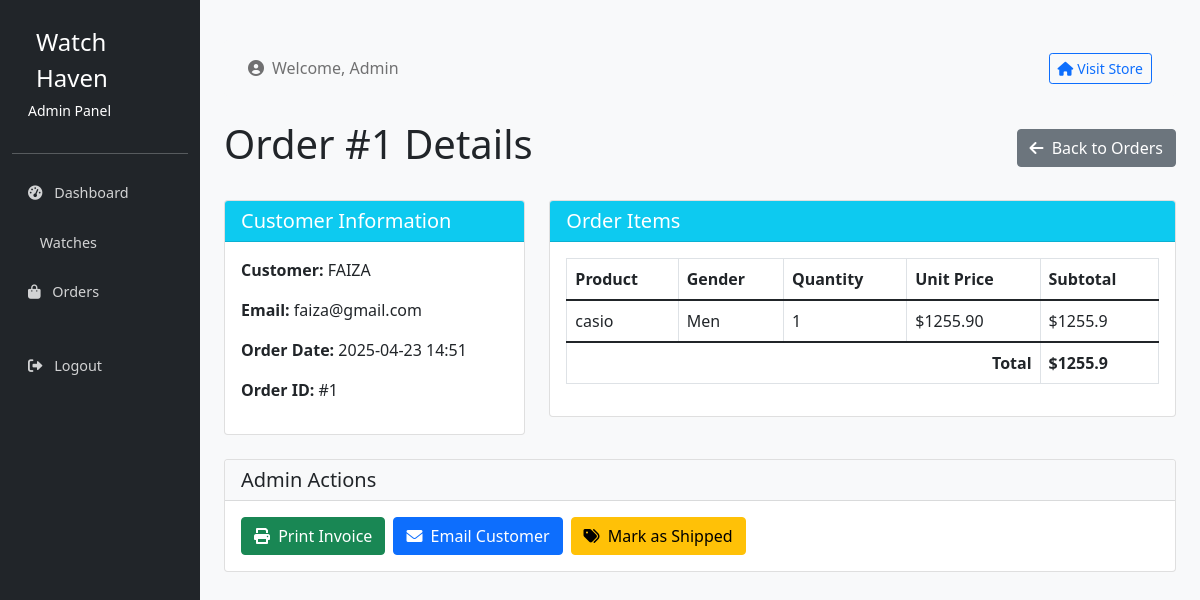
The app's page /admin/order/1 (signed in), older data.
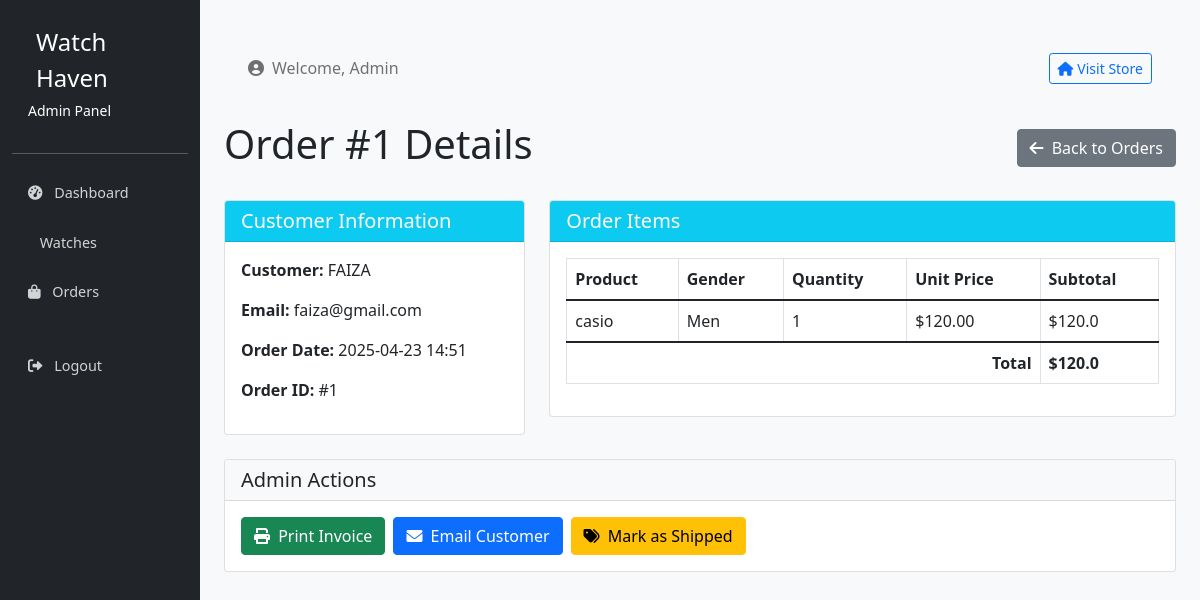
The same page, newer data.
### models.py (models this page shows, shortened)
class OrderItems(db.Model):
    id = db.Column(db.Integer, primary_key=True, autoincrement=True)
    order_id = db.Column(db.Integer, db.ForeignKey('orders.id'))
    watch_id = db.Column(db.Integer, db.ForeignKey('watches.id'))
    quantity = db.Column(db.Integer, default=1)

class Watches(db.Model):
    id = db.Column(db.Integer, primary_key=True, autoincrement=True)
    name = db.Column(db.String(100))
    price = db.Column(db.Numeric(10, 2))
    gender = db.Column(db.Enum('men', 'women'))
    cart_items = db.relationship('Cart', backref='watch', lazy=True)
    order_items = db.relationship('OrderItems', backref='watch', lazy=True)

### routes.py (the view)
@app.route('/admin/order/<int:id>')
def admin_order_detail(id):
    return AdminOrderRoutes.order_detail(id)

### routes.py (called while the page is built)
    @staticmethod
    def check_admin():
        if 'user_id' not in session or session['user_role'] != 'admin':
            return False
        return True

    @classmethod
    def order_detail(cls, id):
        if not cls.check_admin():
            flash('Unauthorized access!')
            return redirect(url_for('index'))
        order = Orders.query.get_or_404(id)
        items = db.session.query(OrderItems, Watches).join(Watches).filter(OrderItems.order_id == order.id).all()
        total = sum(float(item[1].price) * item[0].quantity for item in items)
        return render_template('admin/order_detail.html', order=order, items=items, total=total)

### templates/admin/order_detail.html (shortened to what this page needs)
{% extends "admin/layout.html" %}
{% block content %}
<div class="d-flex justify-content-between align-items-center mb-4">
    <h1>Order #{{ order.id }} Details</h1>
    <a href="{{ url_for('admin_orders') }}" class="btn btn-secondary">
        <i class="fas fa-arrow-left me-1"></i> Back to Orders
    </a>
</div>
<div class="row">
    <div class="col-md-4 mb-4">
        <div class="card">
            <div class="card-header bg-info text-white">
                <h5 class="mb-0">Customer Information</h5>
            </div>
            <div class="card-body">
                <p><strong>Customer:</strong> {{ order.user.name }}</p>
                <p><strong>Email:</strong> {{ order.user.email }}</p>
                <p><strong>Order Date:</strong> {{ order.created_at.strftime('%Y-%m-%d %H:%M') }}</p>
                <p><strong>Order ID:</strong> #{{ order.id }}</p>
            </div>
        </div>
    </div>
    <div class="col-md-8 mb-4">
        <div class="card">
            <div class="card-header bg-info text-white">
                <h5 class="mb-0">Order Items</h5>
            </div>
            <div class="card-body">
                <div class="table-responsive">
                    <table class="table table-bordered">
                        <thead>
                            <tr>
                                <th>Product</th>
                                <th>Gender</th>
                                <th>Quantity</th>
                                <th>Unit Price</th>
                                <th>Subtotal</th>
                            </tr>
                        </thead>
                        <tbody>
                            {% for order_item, watch in items %}
                                <tr>
                                    <td>{{ watch.name }}</td>
                                    <td>{{ watch.gender|capitalize }}</td>
                                    <td>{{ order_item.quantity }}</td>
                                    <td>${{ watch.price }}</td>
                                    <td>${{ (watch.price|float * order_item.quantity)|round(2) }}</td>
                                </tr>
                            {% endfor %}
                        </tbody>
                        <tfoot>
                            <tr>
                                <th colspan="4" class="text-end">Total</th>
                                <th>${{ total }}</th>
                            </tr>
                        </tfoot>
                    </table>
                </div>
            </div>
        </div>
    </div>
</div>
<div class="card">
    <div class="card-header bg-light">
        <h5 class="mb-0">Admin Actions</h5>
    </div>
    <div class="card-body">
        <div class="d-flex gap-2">
            <button type="button" class="btn btn-success">
                <i class="fas fa-print me-1"></i> Print Invoice
            </button>
            <button type="button" class="btn btn-primary">
                <i class="fas fa-envelope me-1"></i> Email Customer
            </button>
            <button type="button" class="btn btn-warning">
                <i class="fas fa-tags me-1"></i> Mark as Shipped
            </button>
        </div>
    </div>
</div>
{% endblock %}

Row changes from the older to the newer data that the page shows:
changed through a linked row, OrderItems "casio": price "1255.90" → "120.00"
changed Watches: (watch.price|float*order_item.quantity)|round(2) "1255.9" → "120.0"
Text that changed along with them:
{{ total }}: "1255.9" → "120.0"
